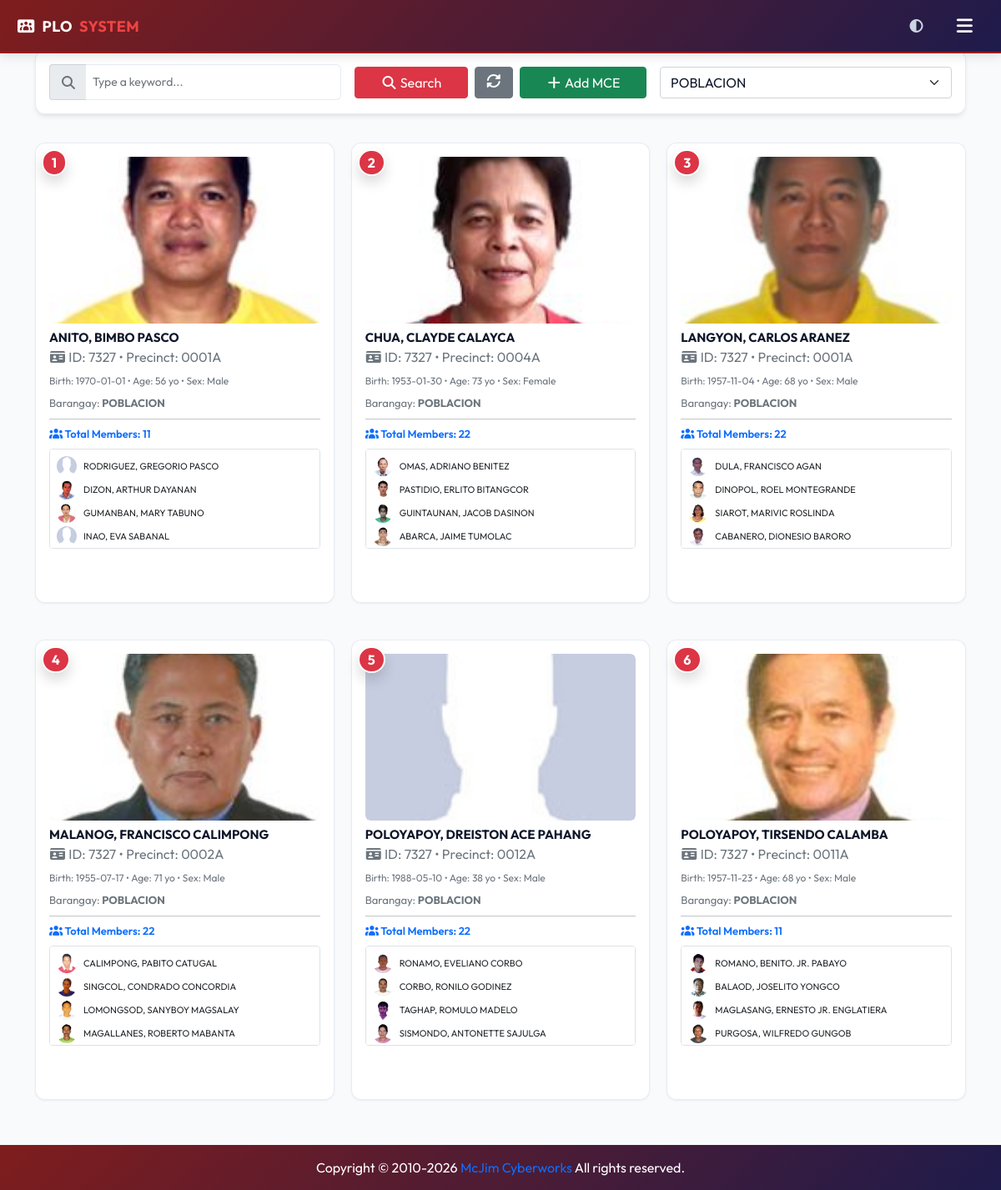
Screenshot of /mcelist.php?barangay=POBLACION (signed in) with the database file from the repository.
### tables this page shows
CREATE TABLE IF NOT EXISTS `mce` (
  `vin` varchar(50) NOT NULL,
  `old_new` int(11) DEFAULT NULL,
  `isoff` int(11) DEFAULT NULL,
  `y_dec` int(11) DEFAULT NULL,
  `nof` varchar(30) DEFAULT NULL,
  `nom` varchar(30) DEFAULT NULL,
  `nohw` varchar(30) DEFAULT NULL,
  `pof_nohw` varchar(100) DEFAULT NULL,
  `contact` varchar(20) DEFAULT NULL,
  PRIMARY KEY (`vin`)
);

CREATE TABLE IF NOT EXISTS `voters` (
  `vin` varchar(50) NOT NULL,
  `vname` varchar(100) DEFAULT NULL,
  `precinct` varchar(50) DEFAULT NULL,
  `address` text,
  `sex` varchar(50) DEFAULT NULL,
  `lit` varchar(50) DEFAULT NULL,
  `_4p` varchar(50) DEFAULT NULL,
  `ato` varchar(50) DEFAULT NULL,
  `remarks` text,
  `birth` date DEFAULT NULL,
  `province` varchar(50) DEFAULT NULL,
  `city_mun` varchar(50) DEFAULT NULL,
  `barangay` varchar(50) DEFAULT NULL,
  `seq` varchar(50) DEFAULT NULL,
  `ispicset` int(11) DEFAULT '0',
  PRIMARY KEY (`vin`)
);

### mcelist.php (the view, shortened to what this page needs)
<?php
	require("connect-pdo.php");
	require("head.php");
	$bar_ = "";
	if(isset($_GET["barangay"]) && $_GET["barangay"] != "All barangays" && $_GET["barangay"] != "") {
		$bar_ = " and v.barangay='" . $_GET["barangay"] . "'";
	}
	require("menu.php");
?>
<div class="container main-content">
	<form method="post" enctype="multipart/form-data" class="mb-4">
		<div class="card-glass p-3">
			<div class="row g-3 align-items-center">
				<div class="col-md-4">
					<div class="input-group">
						<span class="input-group-text border-end-0 text-muted"><i class="fa-solid fa-magnifying-glass"></i></span>
						<input type="text" name="t_search" id="t_search" class="form-control border-start-0 ps-2"
							placeholder="Type a keyword..." value="<?php echo isset($_POST["t_search"]) ? htmlspecialchars($_POST["t_search"]) : ''; ?>" />
					</div>
				</div>
				<div class="col-md-4 d-flex gap-2">
					<button type="submit" name="b_search" class="btn btn-danger flex-fill"><i class="fa-solid fa-search"></i> Search</button>
					<a class="btn btn-secondary pt-2" href="mcelist.php"><i class="fa-solid fa-rotate"></i></a>
					<button type='button' type="button" class="btn btn-success flex-fill" onclick="add();"><i class="fa-solid fa-plus"></i> Add MCE</button>
				</div>
				<div class="col-md-4">
					<select class="form-select" onchange="jump('?barangay='+urlencode(this.value))">
						<?php
							$stmt = $link->prepare('select barangay from voters where city_mun=? group by barangay order by barangay');
							$stmt->execute([$_SESSION["city_mun"]]);
							$ex = $stmt;
							while($rs=$ex->fetch(PDO::FETCH_BOTH)){
								$sel = (isset($_GET["barangay"]) && $_GET["barangay"] === $rs[0]) ? "selected" : "";
								echo "<option value='".htmlspecialchars($rs[0])."' $sel>".htmlspecialchars($rs[0])."</option>";
							}
						?>
					</select>
				</div>
			</div>
		</div>
	</form>
				<?php
					$stmt = $link->prepare("select * from mce m, voters v where m.vin=v.vin {$bar_} and v.city_mun=? order by vname");
					$stmt->execute([$_SESSION["city_mun"]]);
					$ex = $stmt;
				?>
	<form method="post" enctype="multipart/form-data" class="m-0">
		<div id="thumbnails" class="tomb-grid">
			<?php
				if(isset($_POST["b_search"]) && !empty($_POST["t_search"])){
					$stmt = $link->prepare("select * from mce m, voters v where
					   (v.vname LIKE CONCAT('%', ?, '%') or
						v.remarks LIKE CONCAT('%', ?, '%') or
						v.birth LIKE CONCAT('%', ?, '%') or
						v.sex LIKE CONCAT('%', ?, '%') or
						v.precinct LIKE CONCAT('%', ?, '%') or
						v.address LIKE CONCAT('%', ?, '%') or
						v.city_mun LIKE CONCAT('%', ?, '%')) and m.vin=v.vin {$bar_} and v.city_mun=?
					order by vname");
					$stmt->execute([$_POST["t_search"], $_POST["t_search"], $_POST["t_search"], $_POST["t_search"], $_POST["t_search"], $_POST["t_search"], $_POST["t_search"], $_SESSION["city_mun"]]);
					$ex = $stmt;
				} else {
					$stmt = $link->prepare("select * from voters v, mce m where m.vin=v.vin {$bar_} and v.city_mun=? order by vname");
					$stmt->execute([$_SESSION["city_mun"]]);
					$ex = $stmt;
				}
				$i=1;
				$value = isset($_POST["t_search"]) ? strtoupper($_POST["t_search"]) : "";
				$rep = "<b style='color:#0014d0;background:#ffa0a0'>".$value."</b>";
				while($rs=$ex->fetch(PDO::FETCH_BOTH)){
					$stmt = $link->prepare('select count(*) from bce where mcevin=?');
					$stmt->execute([$rs["vin"]]);
					$rsbce=$stmt->fetch(PDO::FETCH_BOTH);
					$bce = $rsbce ? $rsbce[0] : 0;
					$birthDate = $rs["birth"];
					$birthDate = explode("-", $birthDate);
					$age = "-";
					if(count($birthDate) === 3) {
						$age_temp_date = $birthDate[0] . '-' . $birthDate[1] . '-' . $birthDate[2];
						if ($birthDate[0] !== '0000' && !empty($birthDate[0])) {
							$birthObj = date_create($age_temp_date);
							if ($birthObj !== false) {
								$age = date_diff($birthObj, date_create('today'))->y;
							}
						}
					}
					$gender="";
					if($rs["sex"]=="M") {
						$gender="Male";
					}else{
						$gender="Female";
					}
					$img_src = file_exists("images/voters/".$rs[0].".jpg") ? "images/voters/".$rs[0].".jpg" : "images/blank.jpg";
					echo "
					<div class='tomb card-glass' id='div_".$rs["vin"]."'
						onmouseout=\"getID('div_controls_".$rs["vin"]."').style.visibility='hidden';\"
						onmousemove=\"getID('div_controls_".$rs["vin"]."').style.visibility='visible';\">
						<span
							class='translate-right badge rounded-pill bg-danger shadow'
							style='position:absolute; top:7px; left:7px; font-size: 16px;
							border: 2px solid #fff; padding: 6px 10px; z-index:3'>$i
						</span>
						<div class='tomb-img-container' onclick=\"$('#b_file_".$rs["0"]."').click();\">
							<img src='$img_src?".date("h:i:s")."' />
							<div class='tomb-img-overlay'>
								<i class='fa-solid fa-camera'></i>
								<span>Change Photo</span>
							</div>
						</div>
						<input type='file' name='b_file_".$rs["0"]."' id='b_file_".$rs["0"]."' style='display:none;' onchange=\"if(this.value!='') $('#b_upImg_".$rs["0"]."').click();\" />
						<input type='submit' name='b_upImg_".$rs["0"]."' id='b_upImg_".$rs["0"]."' style='display:none;' />
						<div class='mt-2'>
							<h5 style='font-size: 15px; font-weight: 700; margin-bottom: 2px; text-transform: uppercase;'>".str_ireplace($value, $rep, $rs["vname"])."</h5>
							<p class='text-muted mb-2 text-bold'><i class='fa-solid fa-id-card'></i>
								ID: " . sprintf("%04d", $rs["vin"]) . " &bull;
								Precinct: ".str_ireplace($value, $rep, $rs["precinct"])."
							</p>
							<p class='text-muted small mb-2' style='font-size: 12px;'>Birth: " . $rs["birth"] . " &bull; Age: $age yo &bull; Sex: " . $gender . "</p>
						</div>
						<div class='small text-muted space-y-1' style='font-size: 13px;'>
							<div>Barangay: <strong>".str_ireplace($value, $rep, $rs["barangay"])."</strong></div>
						</div>
						<hr class='my-2'>
						<div style='font-size: 13px; font-weight: 600;' class='text-primary mb-2'>
							<i class='fa-solid fa-users'></i> Total Members: $bce
						</div>";
						$stmt = $link->prepare('select * from bce b, voters v where mcevin=? and b.vin=v.vin');
						$stmt->execute([$rs["vin"]]);
						$exbce = $stmt;
						if($exbce->rowCount() > 0){
							echo "<div class='d-flex flex-column gap-1 bg-white p-2 rounded border' style='max-height: 120px; overflow-y: auto;'>";
							while($rsbce=$exbce->fetch(PDO::FETCH_BOTH)){
								$avatar = file_exists("images/voters/".$rsbce["vin"].".jpg") ? "images/voters/".$rsbce["vin"].".jpg" : "images/blank.jpg";
								echo "
								<div class='d-flex align-items-center gap-2' onclick=\"jump('bceinfo.php?bce=".$rsbce["vin"]."')\" style='cursor:pointer;'>
									<img src='$avatar' style='width:24px; height:24px; border-radius:50%; object-fit:cover;' />
									<span style='font-size:11px;' class='text-dark text-truncate'>".str_ireplace($value, $rep, $rsbce["vname"])."</span>
								</div>";
							}
							echo "</div><br><br>";
						}
					echo"</div>";
				$i++;
				}
			?>
		</div>
	</form>
</div>
<?php include 'footer.php';?>

### assets/customcss/stylesheet.css (style rules this page uses)
:root { --primary: #991b1b; --primary-hover: #7f1d1d; --primary-light: #fef2f2; --accent: #2563eb; --accent-hover: #1d4ed8; --success: #059669; --danger: #dc2626; --warning: #d97706; --bg-body: #f8fafc; --card-bg: rgba(255, 255, 255, 0.92); --card-border: rgba(226, 232, 240, 0.8); --text-main: #0f172a; --text-muted: #475569; --text-light: #94a3b8; --radius-sm: 6px; --radius-md: 12px; --radius-lg: 20px; --shadow-sm: 0 1px 3px rgba(0, 0, 0, 0.05), 0 1px 2px rgba(0, 0, 0, 0.02); --shadow-md: 0 4px 6px -1px rgba(0, 0, 0, 0.08), 0 2px 4px -1px rgba(0, 0, 0, 0.04); --shadow-lg: 0 10px 15px -3px rgba(0, 0, 0, 0.08), 0 4px 6px -2px rgba(0, 0, 0, 0.04); --transition: all 0.25s cubic-bezier(0.4, 0, 0.2, 1); --input-bg: #ffffff; --table-row-bg: #ffffff; --controls-bg: rgba(255, 255, 255, 0.9); }
* { box-sizing: border-box; }
html { margin: 0; padding: 0; }
body { min-height: 100vh; font-family: 'Outfit', sans-serif !important; background: var(--bg-body) url(../../images/back.webp) !important; background-size:cover; background-position:center center; color: var(--text-main); line-height: 1.5; -webkit-font-smoothing: antialiased; display: flex; flex-direction: column; }
.main-content { flex: 1; margin-top:-40px; position:relative; }
h1, h2, h3, h4, h5, h6, b, th { font-weight: 600; }
.container, .container-fluid { padding-top: 20px; padding-bottom: 20px; }
.card-glass { background: var(--card-bg); backdrop-filter: blur(10px); border: 1px solid var(--card-border); border-radius: var(--radius-md); box-shadow: var(--shadow-md); padding: 24px; margin-bottom: 24px; transition: var(--transition); }
input[type="text"], input[type="password"], select, textarea { width: 100%; padding: 10px 16px; font-size: 14px; border-radius: var(--radius-sm); border: 1px solid var(--card-border); background-color: var(--input-bg) !important; color: var(--text-main) !important; transition: var(--transition); outline: none; }
#thumbnails, .tomb-grid { display: grid; grid-template-columns: repeat(4, 1fr) !important; gap: 20px !important; padding: 10px 0 !important; }
@media (max-width: 1200px) { #thumbnails, .tomb-grid { grid-template-columns: repeat(3, 1fr) !important; } }
.tomb { overflow: visible !important; position: relative !important; display: flex; flex-direction: column; background: var(--card-bg) !important; border: 1px solid var(--card-border) !important; border-radius: var(--radius-md) !important; padding: 16px !important; box-shadow: var(--shadow-sm) !important; transition: transform 0.4s cubic-bezier(0.4, 0, 0.2, 1), box-shadow 0.4s cubic-bezier(0.4, 0, 0.2, 1), border-color 0.4s cubic-bezier(0.4, 0, 0.2, 1) !important; width: 100% !important; }
.tomb img:not([style*="width:"]):not([style*="width :"]) { width: 100% !important; height: 200px !important; object-fit: cover !important; border-radius: var(--radius-sm) !important; margin-bottom: 12px; transition: transform 0.4s cubic-bezier(0.4, 0, 0.2, 1) !important; }
.tomb-img-container { position: relative; width: 100%; height: 200px; overflow: hidden; border-radius: var(--radius-sm); cursor: pointer; }
.tomb-img-container img { width: 100% !important; height: 100% !important; object-fit: cover !important; transition: transform 0.4s ease; }
html, body { margin: 0; padding: 0; }

### rows the page displays
mce: vin.vin (picture), vin.vname "ANITO, BIMBO PASCO", vin "7327", vin.precinct "0001A", vin.birth "1970-01-01", vin.birth "56", vin.sex "Male", vin.barangay "POBLACION", bce "11", vname "RODRIGUEZ, GREGORIO PASCO", vname "DIZON, ARTHUR DAYANAN", vname "GUMANBAN, MARY TABUNO", vname "INAO, EVA SABANAL"
mce: vin.vin (picture), vin.vname "CHUA, CLAYDE CALAYCA", vin "7327", vin.precinct "0004A", vin.birth "1953-01-30", age "73", vin.sex "Female", vin.barangay "POBLACION", bce "22", vname "OMAS, ADRIANO BENITEZ", vname "PASTIDIO, ERLITO BITANGCOR", vname "GUINTAUNAN, JACOB DASINON", vname "ABARCA, JAIME TUMOLAC"
mce: vin.vin (picture), vin.vname "LANGYON, CARLOS ARANEZ", vin "7327", vin.precinct "0001A", vin.birth "1957-11-04", vin.birth "68", vin.sex "Male", vin.barangay "POBLACION", bce "22", vname "DULA, FRANCISCO AGAN", vname "DINOPOL, ROEL MONTEGRANDE", vname "SIAROT, MARIVIC ROSLINDA", vname "CABANERO, DIONESIO BARORO"
mce: vin.vin (picture), vin.vname "MALANOG, FRANCISCO CALIMPONG", vin "7327", vin.precinct "0002A", vin.birth "1955-07-17", vin.birth "71", vin.sex "Male", vin.barangay "POBLACION", bce "22", vname "CALIMPONG, PABITO CATUGAL", vname "SINGCOL, CONDRADO CONCORDIA", vname "LOMONGSOD, SANYBOY MAGSALAY", vname "MAGALLANES, ROBERTO MABANTA"
mce: shows a picture, vin.vname "POLOYAPOY, DREISTON ACE PAHANG", vin "7327", vin.precinct "0012A", vin.birth "1988-05-10", vin.birth "38", vin.sex "Male", vin.barangay "POBLACION", bce "22", vname "RONAMO, EVELIANO CORBO", vname "CORBO, RONILO GODINEZ", vname "TAGHAP, ROMULO MADELO", vname "SISMONDO, ANTONETTE SAJULGA"
mce: vin.vin (picture), vin.vname "POLOYAPOY, TIRSENDO CALAMBA", vin "7327", vin.precinct "0011A", vin.birth "1957-11-23", vin.birth "68", vin.sex "Male", vin.barangay "POBLACION", bce "11", vname "ROMANO, BENITO. JR. PABAYO", vname "BALAOD, JOSELITO YONGCO", vname "MAGLASANG, ERNESTO JR. ENGLATIERA", vname "PURGOSA, WILFREDO GUNGOB"

### other values shown
form field value "POBLACION"
